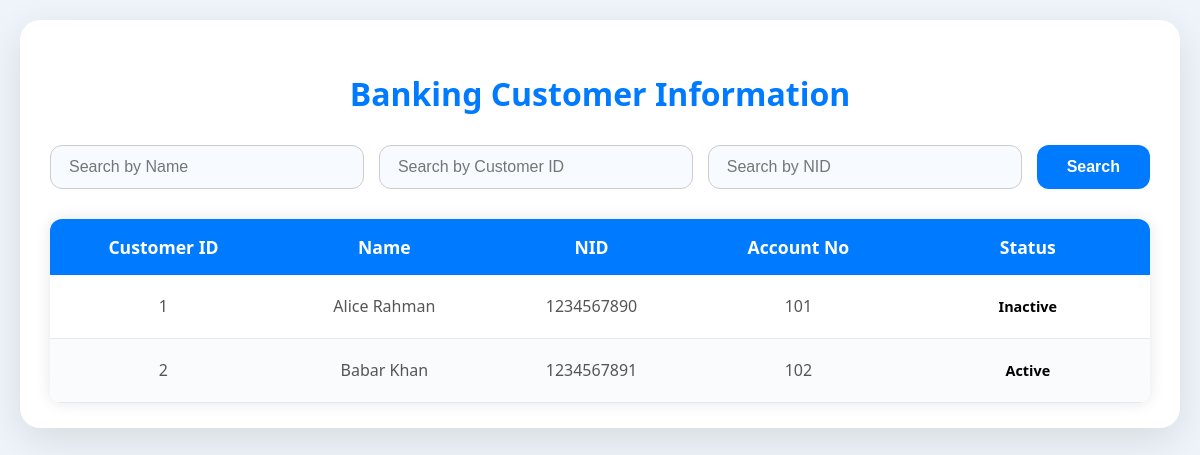
/MS/customerc.php, run on the app's committed database.
### tables this page shows
CREATE TABLE `Account` (
  `accountId` bigint(20) NOT NULL,
  `type` enum('savings','current','fixed') DEFAULT NULL,
  `status` enum('active','inactive','closed') DEFAULT NULL,
  `Balance` double DEFAULT NULL,
  `customerId` bigint(20) DEFAULT NULL
);

CREATE TABLE `Customer` (
  `customerId` bigint(20) NOT NULL,
  `name` varchar(100) DEFAULT NULL,
  `nid` bigint(20) DEFAULT NULL,
  `phone` varchar(20) DEFAULT NULL,
  `email` varchar(50) DEFAULT NULL,
  `address` varchar(255) DEFAULT NULL,
  `kycstatus` tinyint(1) DEFAULT NULL
);

### MS/customerc.php (the view, shortened to what this page needs)
<?php
$conn = new mysqli("localhost", "root", "", "banking_system");
$name = $_GET['name'] ?? '';
$id = $_GET['id'] ?? '';
$nid = $_GET['nid'] ?? '';
$sql = "SELECT c.customerid, c.name, c.nid, a.accountid, a.status
        FROM customer c
        LEFT JOIN account a ON c.customerid = a.customerid
        WHERE c.name LIKE ? AND c.customerid LIKE ? AND c.nid LIKE ?";
$stmt = $conn->prepare($sql);
$likeName = "%" . $name . "%";
$likeID = "%" . $id . "%";
$likeNID = "%" . $nid . "%";
$stmt->bind_param("sss", $likeName, $likeID, $likeNID);
$stmt->execute();
$result = $stmt->get_result();
?>
<!DOCTYPE html>
<html lang="en">
<head>
</head>
<body>
  <div class="container">
    <h2>Banking Customer Information</h2>
    <form method="GET" novalidate autocomplete="off">
      <div class="search-bar">
        <input
          type="text"
          name="name"
          placeholder="Search by Name"
          value="<?= htmlspecialchars($name, ENT_QUOTES, 'UTF-8') ?>"
          aria-label="Search by Name"
        />
        <input
          type="text"
          name="id"
          placeholder="Search by Customer ID"
          value="<?= htmlspecialchars($id, ENT_QUOTES, 'UTF-8') ?>"
          aria-label="Search by Customer ID"
        />
        <input
          type="text"
          name="nid"
          placeholder="Search by NID"
          value="<?= htmlspecialchars($nid, ENT_QUOTES, 'UTF-8') ?>"
          aria-label="Search by NID"
        />
        <button type="submit" aria-label="Search">Search</button>
      </div>
    </form>
    <table role="table" aria-label="Customer information table">
      <thead>
        <tr>
          <th scope="col">Customer ID</th>
          <th scope="col">Name</th>
          <th scope="col">NID</th>
          <th scope="col">Account No</th>
          <th scope="col">Status</th>
        </tr>
      </thead>
      <tbody>
        <?php if ($result->num_rows > 0): ?>
          <?php while ($row = $result->fetch_assoc()): ?>
            <?php
              $statusClass = 'status--' . strtolower(str_replace(' ', '-', $row['status'] ?? 'open'));
            ?>
            <tr>
              <td data-label="Customer ID"><?= htmlspecialchars((string) $row['customerid'], ENT_QUOTES, 'UTF-8') ?></td>
              <td data-label="Name"><?= htmlspecialchars($row['name'], ENT_QUOTES, 'UTF-8') ?></td>
              <td data-label="NID"><?= htmlspecialchars($row['nid'], ENT_QUOTES, 'UTF-8') ?></td>
              <td data-label="Account No"><?= htmlspecialchars((string) $row['accountid'], ENT_QUOTES, 'UTF-8') ?></td>
             <td data-label="Status">
  <span class="status <?= $statusClass ?>" style="color: black;">
    <?= htmlspecialchars(ucfirst($row['status']), ENT_QUOTES, 'UTF-8') ?>
  </span>
</td>
            </tr>
          <?php endwhile; ?>
        <?php endif; ?>
      </tbody>
    </table>
  </div>
</body>
</html>

### MS/customerc.php (style rules this page uses)
body { background: #eef4f9; font-family: 'Segoe UI', Tahoma, Geneva, Verdana, sans-serif; margin: 0; padding: 20px; color: #333; }
.container { background: white; border-radius: 20px; box-shadow: 0 12px 40px rgba(0, 0, 0, 0.1); margin: auto; max-width: 1200px; padding: 25px 30px; }
h2 { text-align: center; margin-bottom: 30px; font-weight: 700; font-size: 2rem; color: #007bff; }
form .search-bar { display: flex; flex-wrap: wrap; gap: 15px; justify-content: center; margin-bottom: 30px; }
.search-bar input[type="text"] { background: #f7fbff; border: 1.5px solid #ccc; border-radius: 12px; flex: 1 1 250px; padding: 12px 18px; font-size: 1rem; transition: 0.3s; color: #444; }
.search-bar button { background-color: #007bff; border: none; border-radius: 12px; color: white; cursor: pointer; padding: 12px 30px; font-size: 1rem; font-weight: 600; transition: background-color 0.3s ease; flex-shrink: 0; }
table { border-collapse: separate; border-spacing: 0; border-radius: 12px; overflow: hidden; width: 100%; box-shadow: 0 0 15px rgba(0, 0, 0, 0.1); background-color: white; }
thead tr { background-color: #007bff; color: white; font-weight: 700; font-size: 1.1rem; }
thead th { padding: 16px 22px; text-align: center; user-select: none; }
tbody tr:nth-child(even) { background-color: #f9fbfd; }
tbody td { padding: 16px 22px; text-align: center; font-size: 1rem; color: #555; border-bottom: 1px solid #e3e9f0; }
.status { display: inline-block; font-size: 0.9rem; font-weight: 700; padding: 6px 16px; border-radius: 20px; color: white; text-transform: capitalize; user-select: none; min-width: 90px; }

### data on the page
account: customerId.customerId "1", customerId.name "Alice Rahman", customerId.nid "1234567890", accountId "101", status "Inactive"
account: customerId.customerId "2", customerId.name "Babar Khan", customerId.nid "1234567891", accountId "102", status "Active"
